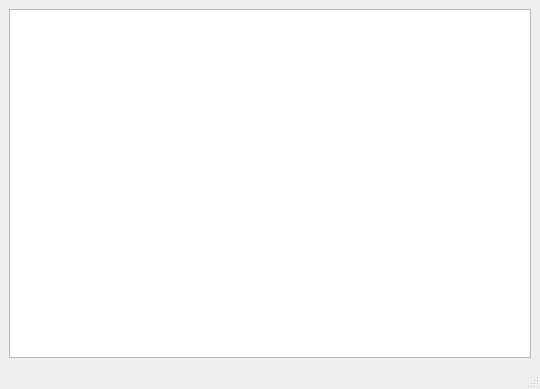
<?xml version="1.0" encoding="UTF-8"?>
<ui version="4.0">
 <class>MainWindow</class>
 <widget class="QMainWindow" name="MainWindow">
  <property name="geometry">
   <rect>
    <x>0</x>
    <y>0</y>
    <width>540</width>
    <height>389</height>
   </rect>
  </property>
  <property name="windowTitle">
   <string>Список сотрудников</string>
  </property>
  <widget class="QWidget" name="centralwidget">
   <layout class="QVBoxLayout" name="verticalLayout">
    <item>
     <widget class="QListView" name="listView"/>
    </item>
   </layout>
  </widget>
  <widget class="QMenuBar" name="menubar">
   <property name="geometry">
    <rect>
     <x>0</x>
     <y>0</y>
     <width>540</width>
     <height>22</height>
    </rect>
   </property>
  </widget>
  <widget class="QStatusBar" name="statusbar"/>
 </widget>
 <resources/>
 <connections/>
</ui>
